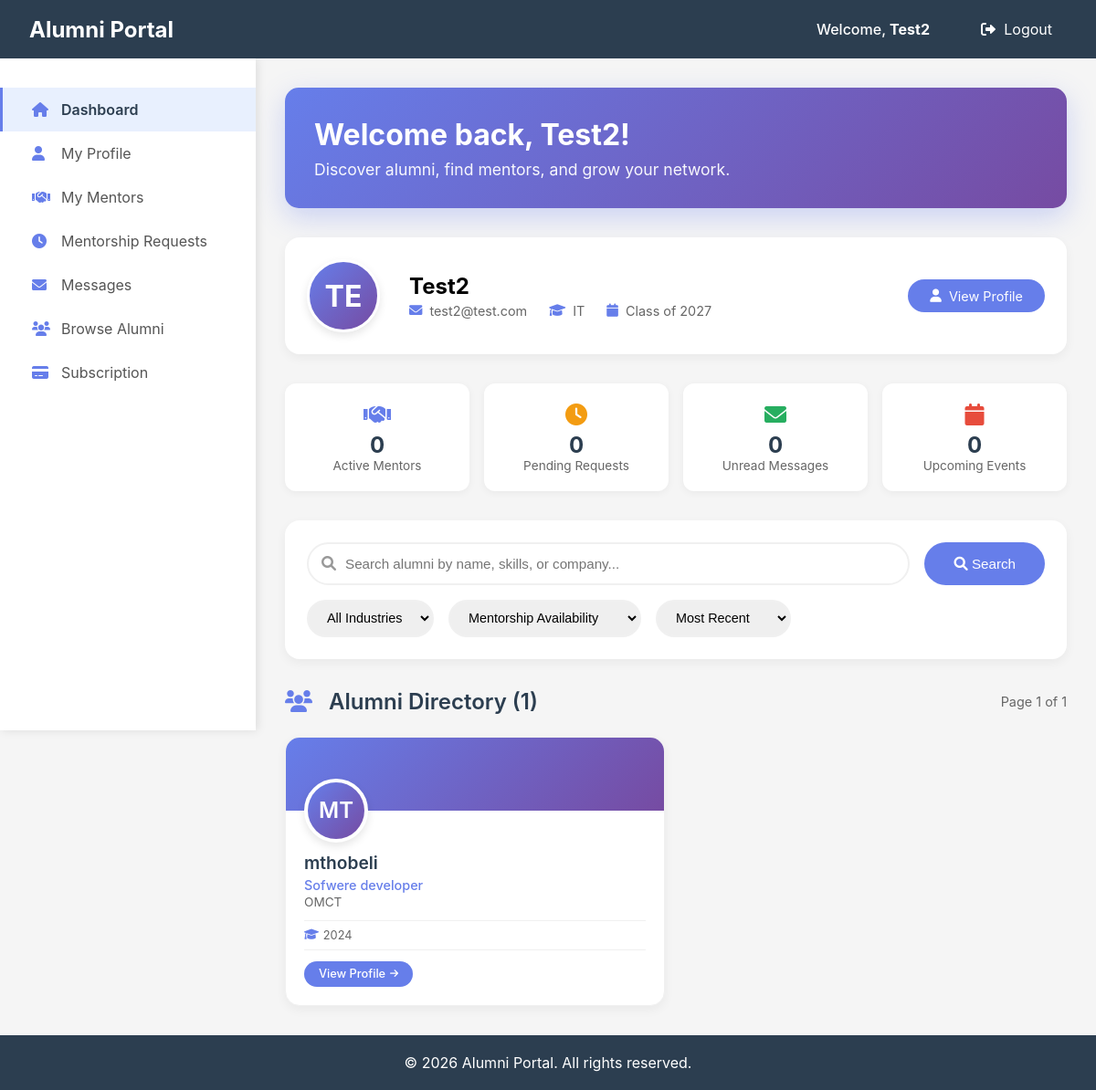
The page /student/dashboard (signed in) on the database as committed earlier.
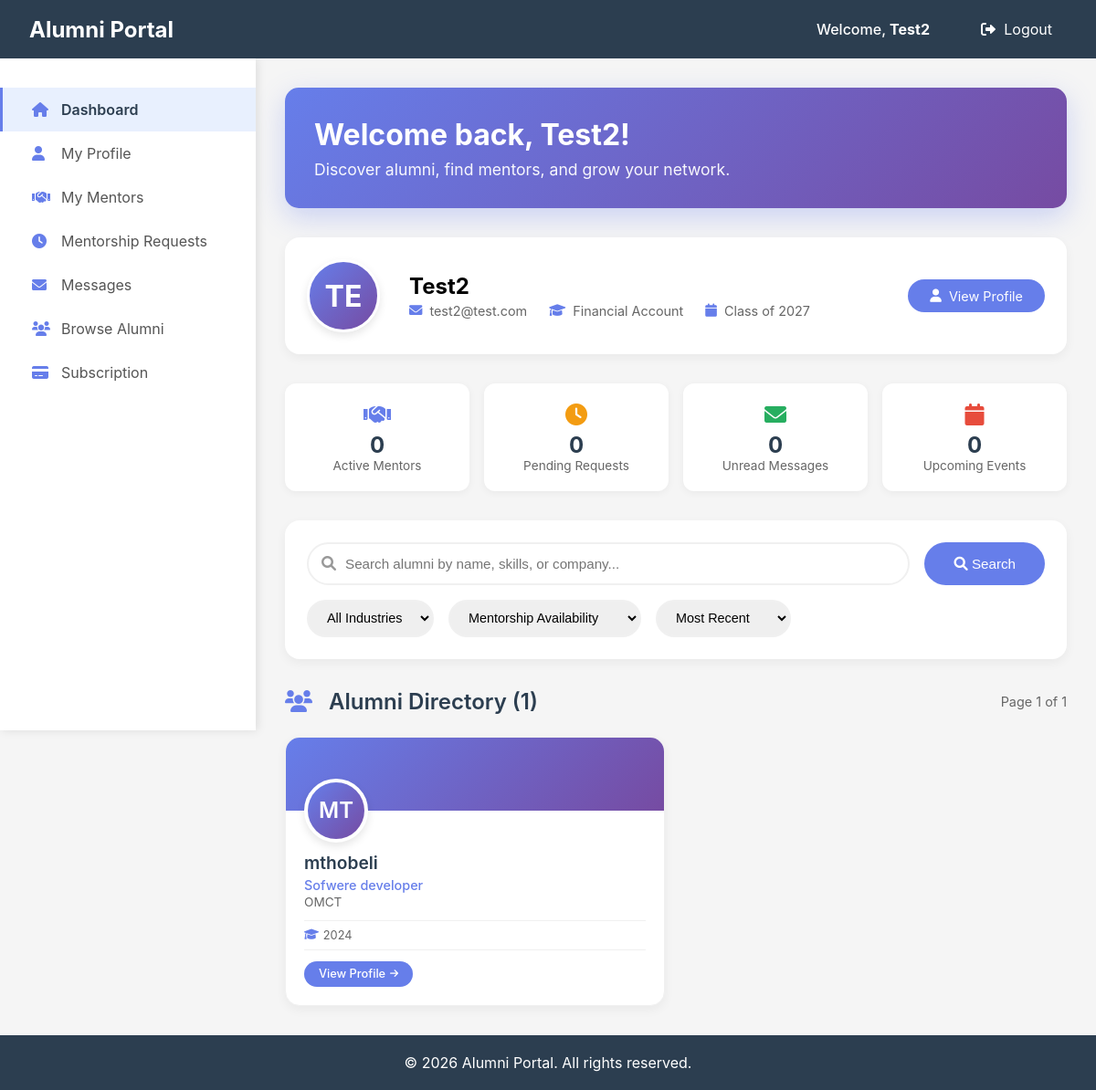
The same page on the database as committed later.
### app/models/user.py (models this page shows)
class User(db.Model):
    __tablename__ = 'users'
    id = db.Column(db.Integer, primary_key=True)
    full_name = db.Column(db.String(100))
    email = db.Column(db.String(120), unique=True, nullable=False)
    password_hash = db.Column(db.Text, nullable=False)
    role = db.Column(db.String(20), nullable=False)
    profile_picture = db.Column(db.Text, default='default_avatar.png')
    created_at = db.Column(db.DateTime, default=datetime.utcnow)

class StudentProfile(db.Model):
    __tablename__ = 'student_profiles'
    id = db.Column(db.Integer, primary_key=True)
    user_id = db.Column(db.Integer, db.ForeignKey('users.id', ondelete='CASCADE'), unique=True)
    course = db.Column(db.String(100))
    graduation_year = db.Column(db.Integer)
    interests = db.Column(db.Text)
    is_subscribed = db.Column(db.Boolean, default=False)
    subscription_expiry = db.Column(db.DateTime, nullable=True)

class AlumniProfile(db.Model):
    __tablename__ = 'alumni_profiles'
    id = db.Column(db.Integer, primary_key=True)
    user_id = db.Column(db.Integer, db.ForeignKey('users.id', ondelete='CASCADE'), unique=True)
    job_title = db.Column(db.String(100))
    company = db.Column(db.String(100))
    industry = db.Column(db.String(100))
    skills = db.Column(db.Text)
    graduation_year = db.Column(db.Integer)
    mentorship_available = db.Column(db.Boolean, default=True)
    rating_count = db.Column(db.Integer, default=0)

### app/routes/student_routes.py (the view, shortened to what this page needs)
@student_bp.route("/dashboard")
def dashboard():
    print("="*50)
    print("STUDENT DASHBOARD ROUTE ACCESSED")
    user = get_current_user()
    print(f"User: {user}")
    if not user or user.role != 'student':
        flash('Please login as a student to access the dashboard.', 'error')
        return redirect(url_for('views.login_page'))
    student_profile = StudentProfile.query.filter_by(user_id=user.id).first()
    print(f"Student profile: {student_profile}")
    page = request.args.get('page', 1, type=int)
    per_page = 12
    search_query = request.args.get('q', '')
    industry_filter = request.args.get('industry', '')
    mentorship_filter = request.args.get('mentorship', '')
    sort_by = request.args.get('sort', 'recent')
    query = User.query.filter_by(role='alumni')
    query = query.join(AlumniProfile, User.id == AlumniProfile.user_id)
    if industry_filter:
        query = query.filter(AlumniProfile.industry == industry_filter)
    if mentorship_filter == 'available':
        query = query.filter(AlumniProfile.mentorship_available == True)
    if sort_by == 'name':
        query = query.order_by(User.full_name)
    elif sort_by == 'rating':
        query = query.order_by(AlumniProfile.rating_count.desc())
    else:
        query = query.order_by(User.created_at.desc())
    total_alumni = query.count()
    total_pages = math.ceil(total_alumni / per_page)
    alumni = query.offset((page - 1) * per_page).limit(per_page).all()
    alumni_list = []
    for a in alumni:
        profile = AlumniProfile.query.filter_by(user_id=a.id).first()
        if profile and profile.rating_count and profile.rating_count > 0:
            ratings = Rating.query.filter_by(alumni_id=a.id).all()
            avg_rating = sum(r.score for r in ratings) / len(ratings) if ratings else 0
            profile.rating_avg = avg_rating
        alumni_list.append({
            'id': a.id,
            'full_name': a.full_name,
            'email': a.email,
            'profile': profile
        })
    return render_template("student/dashboard.html",
                         user=user,
                         student_profile=student_profile,
                         alumni_list=alumni_list,
                         total_alumni=total_alumni,
                         current_page=page,
                         total_pages=total_pages,
                         search_query=search_query,
                         industry_filter=industry_filter,
                         mentorship_filter=mentorship_filter,
                         sort_by=sort_by)

### app/templates/student/dashboard.html (shortened to what this page needs)
{% extends "student/base_student.html" %}
{% block student_content %}
<div class="student-welcome-card">
    <h1>Welcome back, {{ user.full_name }}!</h1>
    <p>Discover alumni, find mentors, and grow your network.</p>
</div>
<div style="background: white; border-radius: 16px; padding: 1.5rem; margin-bottom: 2rem; display: flex; align-items: center; gap: 2rem; box-shadow: 0 4px 12px rgba(0,0,0,0.05);">
    <div style="width: 80px; height: 80px; background: linear-gradient(135deg, #667eea 0%, #764ba2 100%); border-radius: 50%; display: flex; align-items: center; justify-content: center; color: white; font-size: 2rem; font-weight: bold; border: 3px solid white; box-shadow: 0 4px 10px rgba(0,0,0,0.1);">
        {{ user.full_name[:2].upper() }}
    </div>
    <div style="flex: 1;">
        <h2 style="font-size: 1.5rem; margin-bottom: 0.25rem;">{{ user.full_name }}</h2>
        <div style="display: flex; gap: 1.5rem; flex-wrap: wrap;">
            <div style="display: flex; align-items: center; gap: 0.5rem; color: #666; font-size: 0.9rem;">
                <i class="fas fa-envelope" style="color: #667eea;"></i>
                <span>{{ user.email }}</span>
            </div>
            {% if student_profile %}
                {% if student_profile.course %}
                <div style="display: flex; align-items: center; gap: 0.5rem; color: #666; font-size: 0.9rem;">
                    <i class="fas fa-graduation-cap" style="color: #667eea;"></i>
                    <span>{{ student_profile.course }}</span>
                </div>
                {% endif %}
                {% if student_profile.graduation_year %}
                <div style="display: flex; align-items: center; gap: 0.5rem; color: #666; font-size: 0.9rem;">
                    <i class="fas fa-calendar" style="color: #667eea;"></i>
                    <span>Class of {{ student_profile.graduation_year }}</span>
                </div>
                {% endif %}
            {% endif %}
        </div>
    </div>
    <a href="{{ url_for('profile_module.student_profile_view') }}" style="padding: 0.6rem 1.5rem; background: #667eea; color: white; border-radius: 25px; text-decoration: none; font-size: 0.9rem; display: inline-flex; align-items: center; gap: 0.5rem; transition: all 0.2s;"
       onmouseover="this.style.background='#764ba2'" onmouseout="this.style.background='#667eea'">
        <i class="fas fa-user"></i> View Profile
    </a>
</div>
<div style="display: grid; grid-template-columns: repeat(4, 1fr); gap: 1rem; margin-bottom: 2rem;">
    <div style="background: white; padding: 1.25rem; border-radius: 12px; box-shadow: 0 2px 8px rgba(0,0,0,0.05); text-align: center;">
        <div style="color: #667eea; font-size: 1.5rem; margin-bottom: 0.25rem;">
            <i class="fas fa-handshake"></i>
        </div>
        <div style="font-size: 1.5rem; font-weight: bold; color: #2c3e50;">{{ active_mentors_count|default(0) }}</div>
        <div style="font-size: 0.85rem; color: #666;">Active Mentors</div>
    </div>
    <div style="background: white; padding: 1.25rem; border-radius: 12px; box-shadow: 0 2px 8px rgba(0,0,0,0.05); text-align: center;">
        <div style="color: #f39c12; font-size: 1.5rem; margin-bottom: 0.25rem;">
            <i class="fas fa-clock"></i>
        </div>
        <div style="font-size: 1.5rem; font-weight: bold; color: #2c3e50;">{{ pending_requests_count|default(0) }}</div>
        <div style="font-size: 0.85rem; color: #666;">Pending Requests</div>
    </div>
    <div style="background: white; padding: 1.25rem; border-radius: 12px; box-shadow: 0 2px 8px rgba(0,0,0,0.05); text-align: center;">
        <div style="color: #27ae60; font-size: 1.5rem; margin-bottom: 0.25rem;">
            <i class="fas fa-envelope"></i>
        </div>
        <div style="font-size: 1.5rem; font-weight: bold; color: #2c3e50;">{{ unread_messages_count|default(0) }}</div>
        <div style="font-size: 0.85rem; color: #666;">Unread Messages</div>
    </div>
    <div style="background: white; padding: 1.25rem; border-radius: 12px; box-shadow: 0 2px 8px rgba(0,0,0,0.05); text-align: center;">
        <div style="color: #e74c3c; font-size: 1.5rem; margin-bottom: 0.25rem;">
            <i class="fas fa-calendar"></i>
        </div>
        <div style="font-size: 1.5rem; font-weight: bold; color: #2c3e50;">{{ upcoming_events_count|default(0) }}</div>
        <div style="font-size: 0.85rem; color: #666;">Upcoming Events</div>
    </div>
</div>
<div style="background: white; border-radius: 16px; padding: 1.5rem; margin-bottom: 2rem; box-shadow: 0 4px 12px rgba(0,0,0,0.05);">
    <form method="GET" action="{{ url_for('student.search_alumni') }}" id="searchForm">
        <div style="display: flex; gap: 1rem; margin-bottom: 1rem;">
            <div style="flex: 1; position: relative;">
                <i class="fas fa-search" style="position: absolute; left: 1rem; top: 50%; transform: translateY(-50%); color: #999;"></i>
                <input type="text"
                       name="q"
                       style="width: 100%; padding: 0.8rem 1rem 0.8rem 2.5rem; border: 2px solid #f0f0f0; border-radius: 30px; font-size: 0.95rem;"
                       placeholder="Search alumni by name, skills, or company..."
                       value="{{ search_query or '' }}">
            </div>
            <button type="submit" style="padding: 0.8rem 2rem; background: #667eea; color: white; border: none; border-radius: 30px; font-size: 0.95rem; cursor: pointer;">
                <i class="fas fa-search"></i> Search
            </button>
        </div>
        <div style="display: flex; gap: 1rem; flex-wrap: wrap;">
            <select name="industry" style="padding: 0.6rem 1rem; border: 2px solid #f0f0f0; border-radius: 25px; font-size: 0.9rem;" onchange="this.form.submit()">
                <option value="">All Industries</option>
            </select>
            <select name="mentorship" style="padding: 0.6rem 1rem; border: 2px solid #f0f0f0; border-radius: 25px; font-size: 0.9rem;" onchange="this.form.submit()">
                <option value="">Mentorship Availability</option>
            </select>
            <select name="sort" style="padding: 0.6rem 1rem; border: 2px solid #f0f0f0; border-radius: 25px; font-size: 0.9rem;" onchange="this.form.submit()">
                <option value="recent" {% if sort_by == 'recent' %}selected{% endif %}>Most Recent</option>
            </select>
        </div>
    </form>
</div>
<div style="display: flex; justify-content: space-between; align-items: center; margin-bottom: 1.5rem;">
    <h2 style="font-size: 1.5rem; font-weight: 600; color: #2c3e50; margin: 0;">
        <i class="fas fa-users" style="color: #667eea; margin-right: 0.75rem;"></i>
        {% if total_alumni > 0 %}
            Alumni Directory ({{ total_alumni }})
        {% else %}
            Alumni Directory
        {% endif %}
    </h2>
    {% if total_alumni > 0 %}
    <span style="font-size: 0.9rem; color: #666;">Page {{ current_page }} of {{ total_pages }}</span>
    {% endif %}
</div>
<div style="display: grid; grid-template-columns: repeat(auto-fill, minmax(320px, 1fr)); gap: 1.5rem;">
    {% for alumni in alumni_list %}
    <div style="background: white; border-radius: 16px; overflow: hidden; box-shadow: 0 4px 12px rgba(0,0,0,0.05); border: 1px solid #f0f0f0;">
        <div style="height: 80px; background: linear-gradient(135deg, #667eea 0%, #764ba2 100%); position: relative;">
            <div style="position: absolute; bottom: -35px; left: 20px;">
                <div style="width: 70px; height: 70px; background: white; border-radius: 50%; display: flex; align-items: center; justify-content: center; border: 4px solid white; box-shadow: 0 4px 10px rgba(0,0,0,0.1);">
                    <div style="width: 62px; height: 62px; background: linear-gradient(135deg, #667eea 0%, #764ba2 100%); border-radius: 50%; display: flex; align-items: center; justify-content: center; color: white; font-size: 1.5rem; font-weight: 600;">
                        {{ alumni.full_name[:2].upper() }}
                    </div>
                </div>
            </div>
        </div>
        <div style="padding: 45px 20px 20px 20px;">
            <div style="margin-bottom: 12px;">
                <h3 style="font-size: 1.2rem; font-weight: 600; color: #2c3e50; margin: 0 0 4px 0;">{{ alumni.full_name }}</h3>
                {% if alumni.profile %}
                    <p style="font-size: 0.9rem; color: #667eea; margin: 0; font-weight: 500;">{{ alumni.profile.job_title or 'Professional' }}</p>
                    <p style="font-size: 0.85rem; color: #666; margin: 2px 0 0 0;">{{ alumni.profile.company or 'Company not specified' }}</p>
                {% endif %}
            </div>
            <div style="display: flex; gap: 1rem; margin-bottom: 12px; padding: 8px 0; border-top: 1px solid #f0f0f0; border-bottom: 1px solid #f0f0f0;">
                {% if alumni.profile and alumni.profile.graduation_year %}
                <div style="display: flex; align-items: center; gap: 0.3rem;">
                    <i class="fas fa-graduation-cap" style="color: #667eea; font-size: 0.8rem;"></i>
                    <span style="font-size: 0.8rem; color: #666;">{{ alumni.profile.graduation_year }}</span>
                </div>
                {% endif %}
            </div>
            <div style="display: flex; justify-content: space-between; align-items: center; margin-top: 5px;">
                <a href="{{ url_for('student.view_alumni', alumni_id=alumni.id) }}"
                   style="display: inline-flex; align-items: center; gap: 0.3rem; padding: 0.4rem 1rem; background: #667eea; color: white; border-radius: 20px; font-size: 0.8rem; font-weight: 500; text-decoration: none;">
                    View Profile
                    <i class="fas fa-arrow-right" style="font-size: 0.65rem;"></i>
                </a>
            </div>
        </div>
    </div>
    {% endfor %}
</div>
{% endblock %}

### app/templates/student/base_student.html (shortened to what this page needs)
{% extends "base.html" %}
{% block content %}
<div class="student-container">
    <div class="student-sidebar">
        <a href="{{ url_for('student.dashboard') }}" class="{% if request.endpoint == 'student.dashboard' %}active{% endif %}">
            <i class="fas fa-home"></i> Dashboard
        </a>
        <a href="{{ url_for('profile_module.student_profile_view') }}" class="{% if request.endpoint == 'profile_module.student_profile_view' %}active{% endif %}">
        <i class="fas fa-user"></i> My Profile
    </a>
        <a href="{{ url_for('student.my_mentors') }}" class="{% if request.endpoint == 'student.my_mentors' %}active{% endif %}">
            <i class="fas fa-handshake"></i> My Mentors
        </a>
        <a href="{{ url_for('student.mentorship_requests') }}" class="{% if request.endpoint == 'student.mentorship_requests' %}active{% endif %}">
            <i class="fas fa-clock"></i> Mentorship Requests
        </a>
        <a href="{{ url_for('student.messages') }}" class="{% if request.endpoint == 'student.messages' %}active{% endif %}">
            <i class="fas fa-envelope"></i> Messages
        </a>
        <a href="{{ url_for('student.browse_alumni') }}" class="{% if request.endpoint == 'student.browse_alumni' %}active{% endif %}">
            <i class="fas fa-users"></i> Browse Alumni
        </a>
        <a href="{{ url_for('student.subscription') }}" class="{% if request.endpoint == 'student.subscription' %}active{% endif %}">
            <i class="fas fa-credit-card"></i> Subscription
        </a>
    </div>
    <div class="student-main-content">
        {% block student_content %}{% endblock %}
    </div>
</div>
{% endblock %}

### app/templates/base.html (shortened to what this page needs)
<!DOCTYPE html>
<html lang="en">
<head>
    <link rel="stylesheet" href="https://cdnjs.cloudflare.com/ajax/libs/font-awesome/6.0.0/css/all.min.css">
</head>
<body>
    <nav class="navbar">
        <div class="logo">
            <a href="/" style="color: white; text-decoration: none; font-size: 1.5rem; font-weight: bold;">
                Alumni Portal
            </a>
        </div>
        <div class="user-menu" >
            {% if session.user_id %}
                <span>Welcome, <strong>{{ session.user_name }}</strong></span>
                <a href="/auth/logout" style="color: white; text-decoration: none; margin-left: 1rem;">
                    <i class="fas fa-sign-out-alt"></i> Logout
                </a>
            {% endif %}
        </div>
    </nav>
    {% block content %}{% endblock %}
    <footer class="footer">
        <p>&copy; 2026 Alumni Portal. All rights reserved.</p>
    </footer>
</body>
</html>

Rows that differ between the two databases and show on the page:
changed StudentProfile: course "IT" → "Financial Account"
